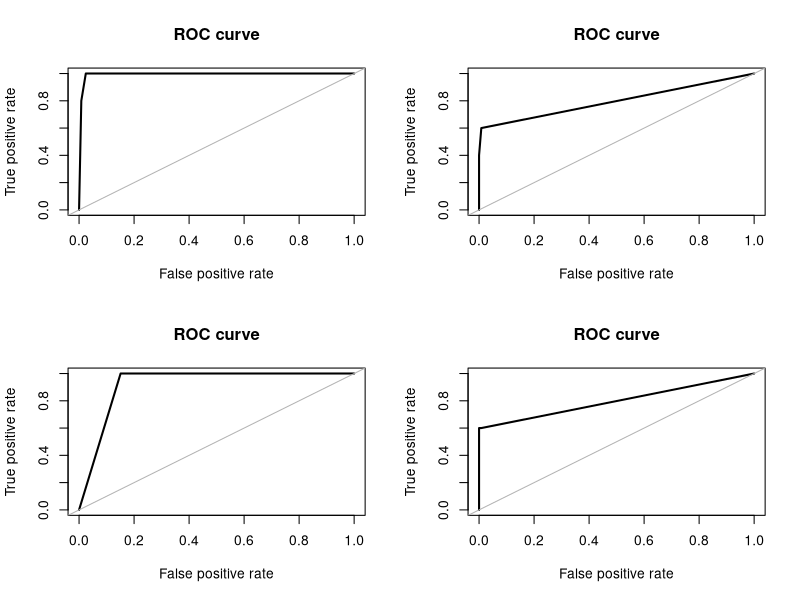

Write the R code that produced this figure.
#This piece of code gives us a generic idea of how to handle imbalanced classes in R intended for solving traditional 
#Classification problem (This is taken from an article at analytics vidhya)

#We need to ainstall the rose package for this
install.packages("ROSE")


#Loading the library ROSE
library(ROSE)

#Loading the inbuilt data hacide for showing this example
data(hacide)

#Setting the training part of the same data set into a new dat frame
df=data.frame(hacide.train)

#Viewing the data set hacide
View(df)

#Viewing the structure of the same
str(df)

#Checking the count of class
table(df$cls)
#0: 980
#1: 20

#Checking the percentage proportion
prop.table(table(df$cls))
#0: 98 %
#1: 2 %


#As we see, this data set contains only 2% of positive cases and 98% of negative cases. 
#This is a severely imbalanced data set. So, the imbalance would badly affect our prediction accuracy. 
#Let's build a model on this data. I'll be using decision tree algorithm for modeling purpose.

library(rpart)
treeimb <- rpart(cls ~ ., data = hacide.train)
pred.treeimb <- predict(treeimb, newdata = hacide.test)



#Let's check the accuracy of this prediction. To check accuracy, ROSE package has a function names accuracy.meas,
#it computes important metrics such as precision, recall & F measure.
accuracy.meas(hacide.test$cls, pred.treeimb[,2])

# These metrics provide an interesting interpretation. With threshold value as 0.5, Precision = 1 says there are no 
# false positives. Recall = 0.20 is very much low and indicates that we have higher number of false negatives. 
# Threshold values can be altered also. F = 0.167 is also low and suggests weak accuracy of this model.

#Viewing the ROC curve for the above prediction
roc.curve(hacide.test$cls, pred.treeimb[,2], plotit = F)


#over sampling
data_balanced_over = ovun.sample(cls ~ ., data = hacide.train, method = "over",N = 1960)$data
table(data_balanced_over$cls)


#In the code above, method over instructs the algorithm to perform over sampling. N refers to number of observations in
#the resulting balanced set. In this case, originally we had 980 negative observations. So, I instructed this line of 
#code to over sample minority class until it reaches 980 and the total data set comprises of 1960 samples


#Under sampling
data_balanced_under = ovun.sample(cls ~ ., data = hacide.train, method = "under", N = 40, seed = 1)$data
table(data_balanced_under$cls)


#Now the data set is balanced. But, you see that we've lost significant information from the sample. Let's do both 
#undersampling and oversampling on this imbalanced data. This can be achieved using method = "both". In this case, 
#the minority class is oversampled with replacement and majority class is undersampled without replacement.

data_balanced_both <- ovun.sample(cls ~ ., data = hacide.train, method = "both", p=0.5,N=1000, seed = 1)$data
table(data_balanced_both$cls)


#p refers to the probability of positive class in newly generated sample.

#The data generated from oversampling have expected amount of repeated observations. Data generated from undersampling
#is deprived of important information from the original data. This leads to inaccuracies in the resulting performance. 
#To encounter these issues, ROSE helps us to generate data synthetically as well. The data generated using ROSE is 
#considered to provide better estimate of original data


data.rose = ROSE(cls ~ ., data = hacide.train, seed = 1)$data
table(data.rose$cls)


#This generated data has size equal to the original data set (1000 observations). Now, we've balanced data sets using 4 
#techniques. Let's compute the model using each data and evaluate its accuracy.

#build decision tree models
tree.rose = rpart(cls ~ ., data = data.rose)
tree.over = rpart(cls ~ ., data = data_balanced_over)
tree.under = rpart(cls ~ ., data = data_balanced_under)
tree.both = rpart(cls ~ ., data = data_balanced_both)



#make predictions on unseen data
pred.tree.rose = predict(tree.rose, newdata = hacide.test)
pred.tree.over = predict(tree.over, newdata = hacide.test)
pred.tree.under = predict(tree.under, newdata = hacide.test)
pred.tree.both = predict(tree.both, newdata = hacide.test)



par(mfrow=c(2,2))



#AUC ROSE
roc.curve(hacide.test$cls, pred.tree.rose[,2])
#Area under the curve (AUC): 0.989

#AUC Oversampling
roc.curve(hacide.test$cls, pred.tree.over[,2])
#Area under the curve (AUC): 0.798

#AUC Undersampling
roc.curve(hacide.test$cls, pred.tree.under[,2])
#Area under the curve (AUC): 0.867

#AUC Both
roc.curve(hacide.test$cls, pred.tree.both[,2])
#Area under the curve (AUC): 0.798


#So, we may conclude that ROSE performs the best for handling imbalanced classes
